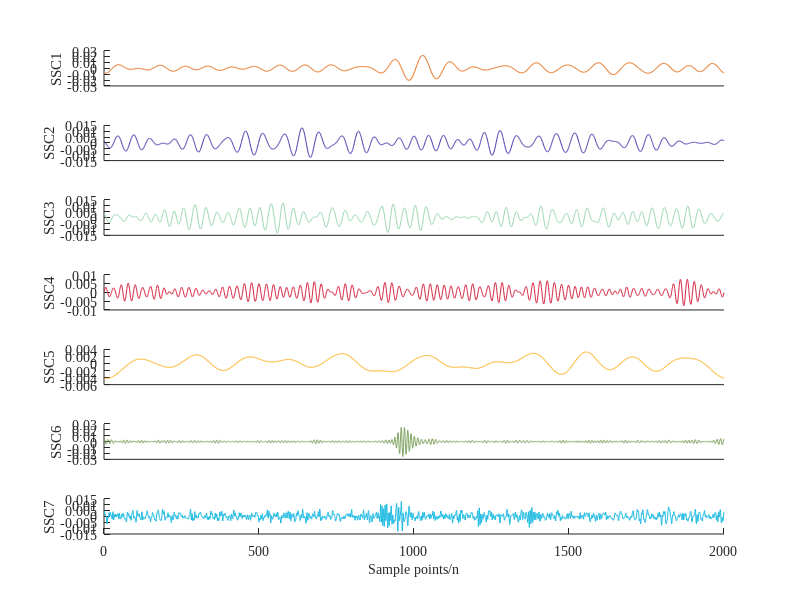
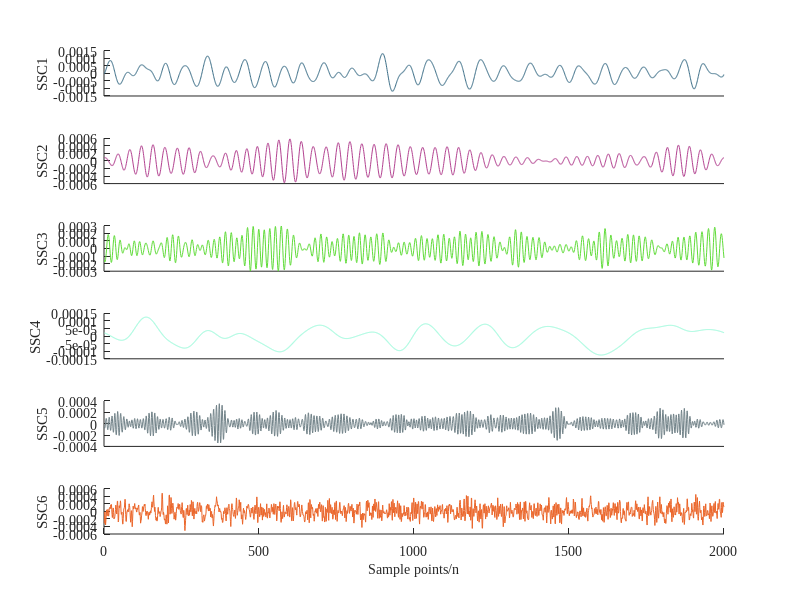
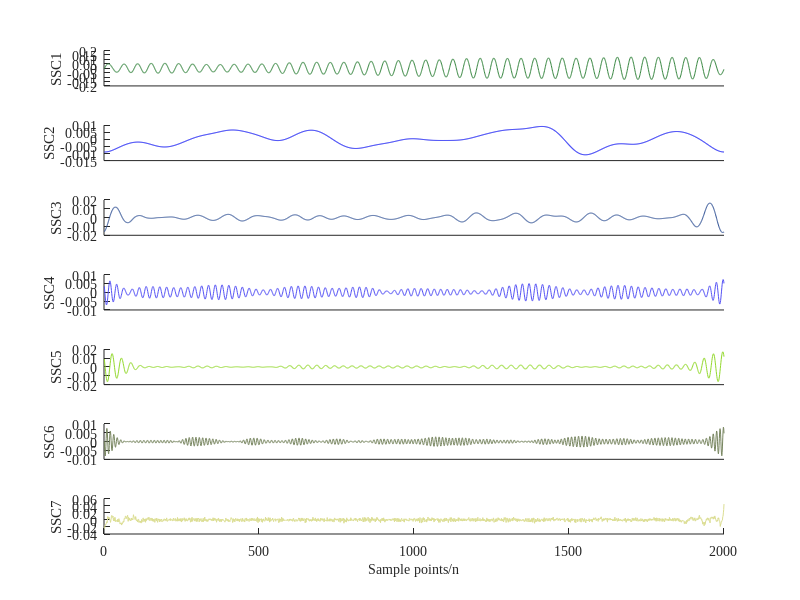
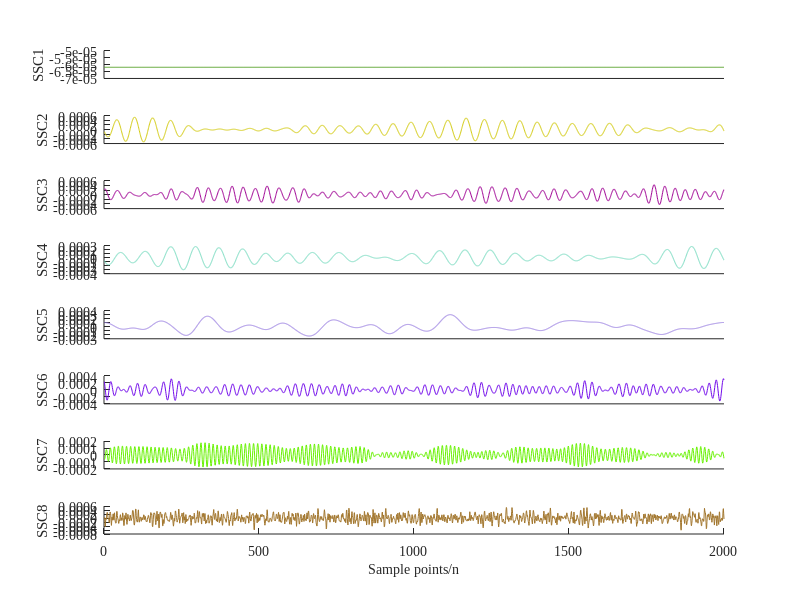

Here is the MATLAB script that generated these plots, in order:
clc
clear
close all

%%  
load Measured_marine_organism_signal
% SSC_Seabird=RICSSD(Seabird,2000);
% SSC_Sea_lion=RICSSD(Sea_lion,2000);
% SSC_Sperm_whale=RICSSD(Sperm_whale,2000);
% SSC_Chinese_white_dolphin=RICSSD(Chinese_white_dolphin,2000);

load Decomposed_SSC_component


[f,b]=size(SSC_Seabird)
IMFs = SSC_Seabird;     
imf_len = length(IMFs);
n =f;
 h1 = figure('NumberTitle','on','Name','gaussian分解结果');
	set(h1,'position',[249,181,764,602]);
    for i = 1:n
        subplot(n,1,i);
        imf = IMFs(i,:);
        plot(imf, 'Color', [rand rand rand]);
        ylabel (['SSC' num2str(i)]);
        xlim([0 imf_len])
        if i < n                
            set(gca,'xtick',[])
        else                   
            xlabel('Sample points/n')
        end
        set(gca, 'box', 'off')
        set(gca,'FontName','Times New Roman','fontsize', 10); 
    end
        set(get(gca,'XLabel'),'FontName','Times New Roman','FontSize', 10);

        
        [f,b]=size(SSC_Sea_lion)
IMFs = SSC_Sea_lion;     
imf_len = length(IMFs);
n =f;
 h1 = figure('NumberTitle','on','Name','gaussian分解结果');
	set(h1,'position',[249,181,764,602]);
    for i = 1:n
        subplot(n,1,i);
        imf = IMFs(i,:);
        plot(imf, 'Color', [rand rand rand]);
        ylabel (['SSC' num2str(i)]);
        xlim([0 imf_len])
        if i < n                
            set(gca,'xtick',[])
        else                   
            xlabel('Sample points/n')
        end
        set(gca, 'box', 'off')
        set(gca,'FontName','Times New Roman','fontsize', 10);
    end
        set(get(gca,'XLabel'),'FontName','Times New Roman','FontSize', 10);
        
        
        
        [f,b]=size(SSC_Sperm_whale)
IMFs = SSC_Sperm_whale;     
imf_len = length(IMFs);
n =f;
 h1 = figure('NumberTitle','on','Name','gaussian分解结果');
	set(h1,'position',[249,181,764,602]);
    for i = 1:n
        subplot(n,1,i);
        imf = IMFs(i,:);
        plot(imf, 'Color', [rand rand rand]);
        ylabel (['SSC' num2str(i)]);
        xlim([0 imf_len])
        if i < n                
            set(gca,'xtick',[])
        else                   
            xlabel('Sample points/n')
        end
        set(gca, 'box', 'off')
        set(gca,'FontName','Times New Roman','fontsize', 10); 
    end
        set(get(gca,'XLabel'),'FontName','Times New Roman','FontSize', 10);
        
        
        
        [f,b]=size(SSC_Chinese_white_dolphin)
IMFs = SSC_Chinese_white_dolphin;     
imf_len = length(IMFs);
n =f;
 h1 = figure('NumberTitle','on','Name','gaussian分解结果');
	set(h1,'position',[249,181,764,602]);
    for i = 1:n
        subplot(n,1,i);
        imf = IMFs(i,:);
        plot(imf, 'Color', [rand rand rand]);
        ylabel (['SSC' num2str(i)]);
        xlim([0 imf_len])
        if i < n                
            set(gca,'xtick',[])
        else                   
            xlabel('Sample points/n')
        end
        set(gca, 'box', 'off')
        set(gca,'FontName','Times New Roman','fontsize', 10);      
    end
        set(get(gca,'XLabel'),'FontName','Times New Roman','FontSize', 10);

